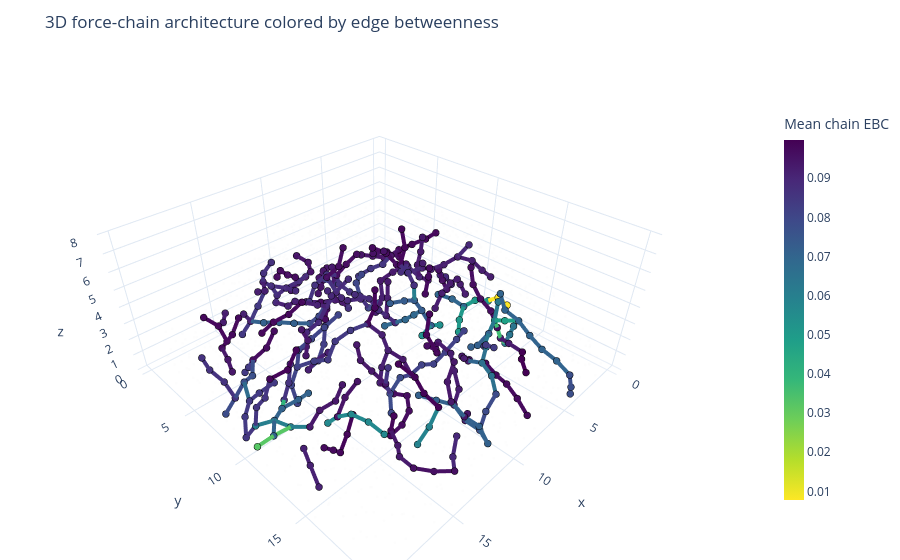

Notebook cell for this chart:
### Code cell
visualize_3d_chain_architecture_by_ebc(
    pos,
    chains,
    G,
    ebc,
    save_html=output_dir / "chain_architecture_3d_by_ebc.html",
    save_png=output_dir / "chain_architecture_3d_by_ebc.png",
)
